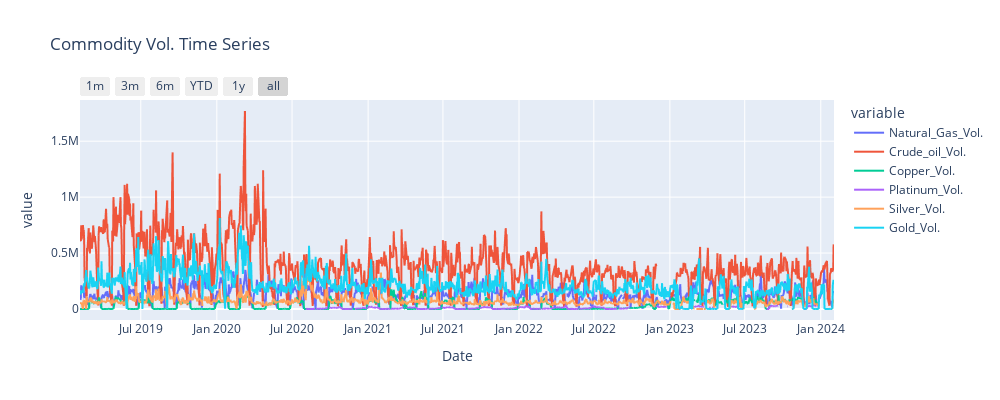

The notebook cell saved with this chart:
### Code cell
fig = px.line(df, y=_commodity_vol, title='Commodity Vol. Time Series', width = 1000, height = 400)

fig.update_xaxes(
    rangeselector=dict(
        buttons=list([
            dict(count=1, label="1m", step="month", stepmode="backward"),
            dict(count=3, label="3m", step="month", stepmode="backward"),
            dict(count=6, label="6m", step="month", stepmode="backward"),
            dict(count=1, label="YTD", step="year", stepmode="todate"),
            dict(count=1, label="1y", step="year", stepmode="backward"),
            dict(step="all")
        ])
    )
)
fig.show()

### Figure 1 — Plotly figure (JSON) as saved in the notebook; plotly's stock layout.template omitted (floating-point values rounded to 4 significant figures; data arrays with more than 128 entries replaced by an {"elided": "..."} marker saying what was removed)
{"data": [{"hovertemplate": "variable=Natural_Gas_Vol.<br>Date=%{x}<br>value=%{y}<extra></extra>", "legendgroup": "Natural_Gas_Vol.", "line": {"color": "#636efa", "dash": "solid"}, "marker": {"symbol": "circle"}, "mode": "lines", "name": "Natural_Gas_Vol.", "showlegend": true, "type": "scattergl", "x": {"elided": "1243 str values"}, "xaxis": "x", "y": {"elided": "1243 float values"}, "yaxis": "y"}, {"hovertemplate": "variable=Crude_oil_Vol.<br>Date=%{x}<br>value=%{y}<extra></extra>", "legendgroup": "Crude_oil_Vol.", "line": {"color": "#EF553B", "dash": "solid"}, "marker": {"symbol": "circle"}, "mode": "lines", "name": "Crude_oil_Vol.", "showlegend": true, "type": "scattergl", "x": {"elided": "1243 str values"}, "xaxis": "x", "y": {"elided": "1243 float values"}, "yaxis": "y"}, {"hovertemplate": "variable=Copper_Vol.<br>Date=%{x}<br>value=%{y}<extra></extra>", "legendgroup": "Copper_Vol.", "line": {"color": "#00cc96", "dash": "solid"}, "marker": {"symbol": "circle"}, "mode": "lines", "name": "Copper_Vol.", "showlegend": true, "type": "scattergl", "x": {"elided": "1243 str values"}, "xaxis": "x", "y": {"elided": "1243 float values"}, "yaxis": "y"}, {"hovertemplate": "variable=Platinum_Vol.<br>Date=%{x}<br>value=%{y}<extra></extra>", "legendgroup": "Platinum_Vol.", "line": {"color": "#ab63fa", "dash": "solid"}, "marker": {"symbol": "circle"}, "mode": "lines", "name": "Platinum_Vol.", "showlegend": true, "type": "scattergl", "x": {"elided": "1243 str values"}, "xaxis": "x", "y": {"elided": "1243 float values"}, "yaxis": "y"}, {"hovertemplate": "variable=Silver_Vol.<br>Date=%{x}<br>value=%{y}<extra></extra>", "legendgroup": "Silver_Vol.", "line": {"color": "#FFA15A", "dash": "solid"}, "marker": {"symbol": "circle"}, "mode": "lines", "name": "Silver_Vol.", "showlegend": true, "type": "scattergl", "x": {"elided": "1243 str values"}, "xaxis": "x", "y": {"elided": "1243 float values"}, "yaxis": "y"}, {"hovertemplate": "variable=Gold_Vol.<br>Date=%{x}<br>value=%{y}<extra></extra>", "legendgroup": "Gold_Vol.", "line": {"color": "#19d3f3", "dash": "solid"}, "marker": {"symbol": "circle"}, "mode": "lines", "name": "Gold_Vol.", "showlegend": true, "type": "scattergl", "x": {"elided": "1243 str values"}, "xaxis": "x", "y": {"elided": "1243 float values"}, "yaxis": "y"}], "layout": {"height": 400, "legend": {"title": {"text": "variable"}, "tracegroupgap": 0}, "title": {"text": "Commodity Vol. Time Series"}, "width": 1000, "xaxis": {"anchor": "y", "domain": [0, 1], "rangeselector": {"buttons": [{"count": 1, "label": "1m", "step": "month", "stepmode": "backward"}, {"count": 3, "label": "3m", "step": "month", "stepmode": "backward"}, {"count": 6, "label": "6m", "step": "month", "stepmode": "backward"}, {"count": 1, "label": "YTD", "step": "year", "stepmode": "todate"}, {"count": 1, "label": "1y", "step": "year", "stepmode": "backward"}, {"step": "all"}]}, "title": {"text": "Date"}}, "yaxis": {"anchor": "x", "domain": [0, 1], "title": {"text": "value"}}}}
